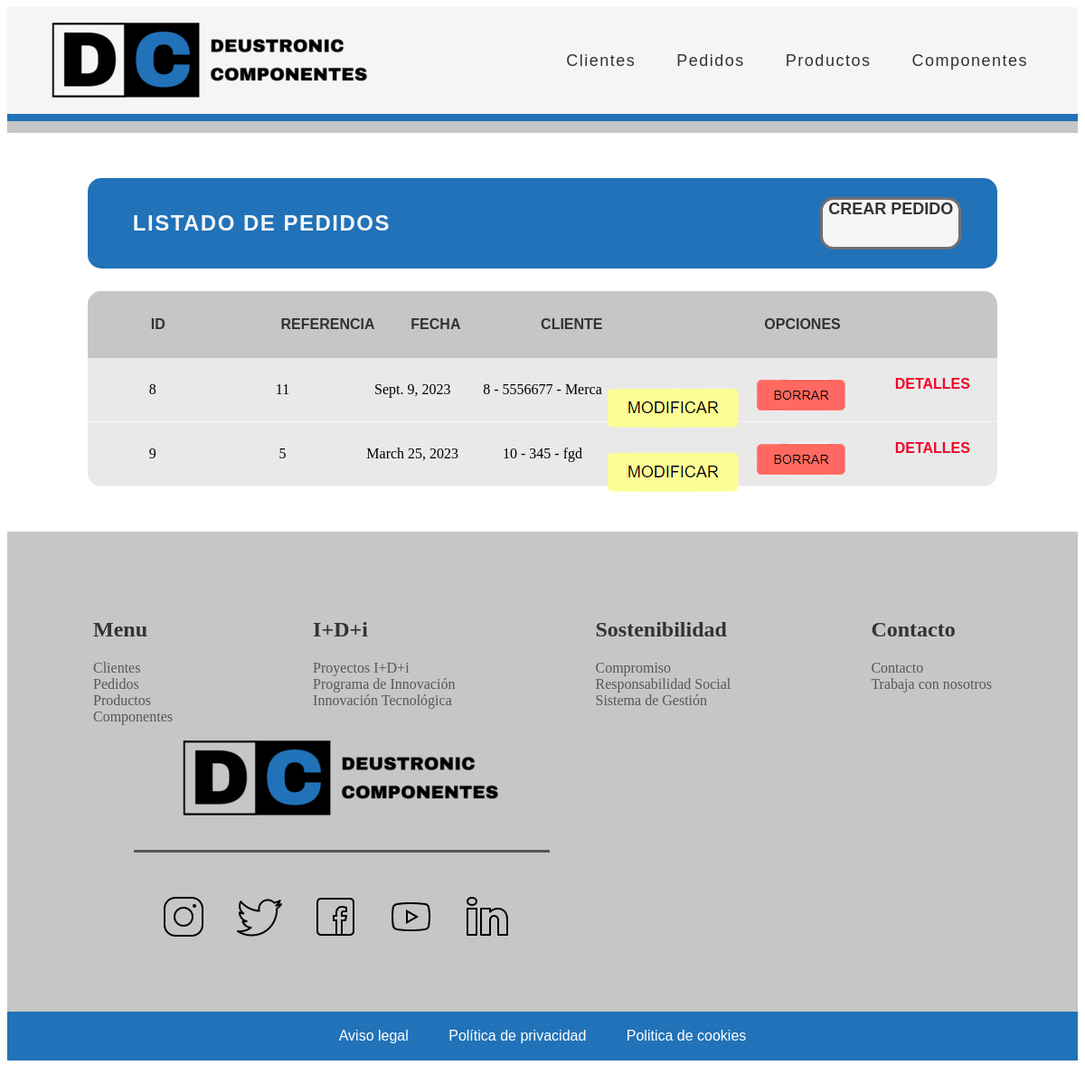
/appGestionPedidos/pedido/list, run on an earlier commit of the app's database.
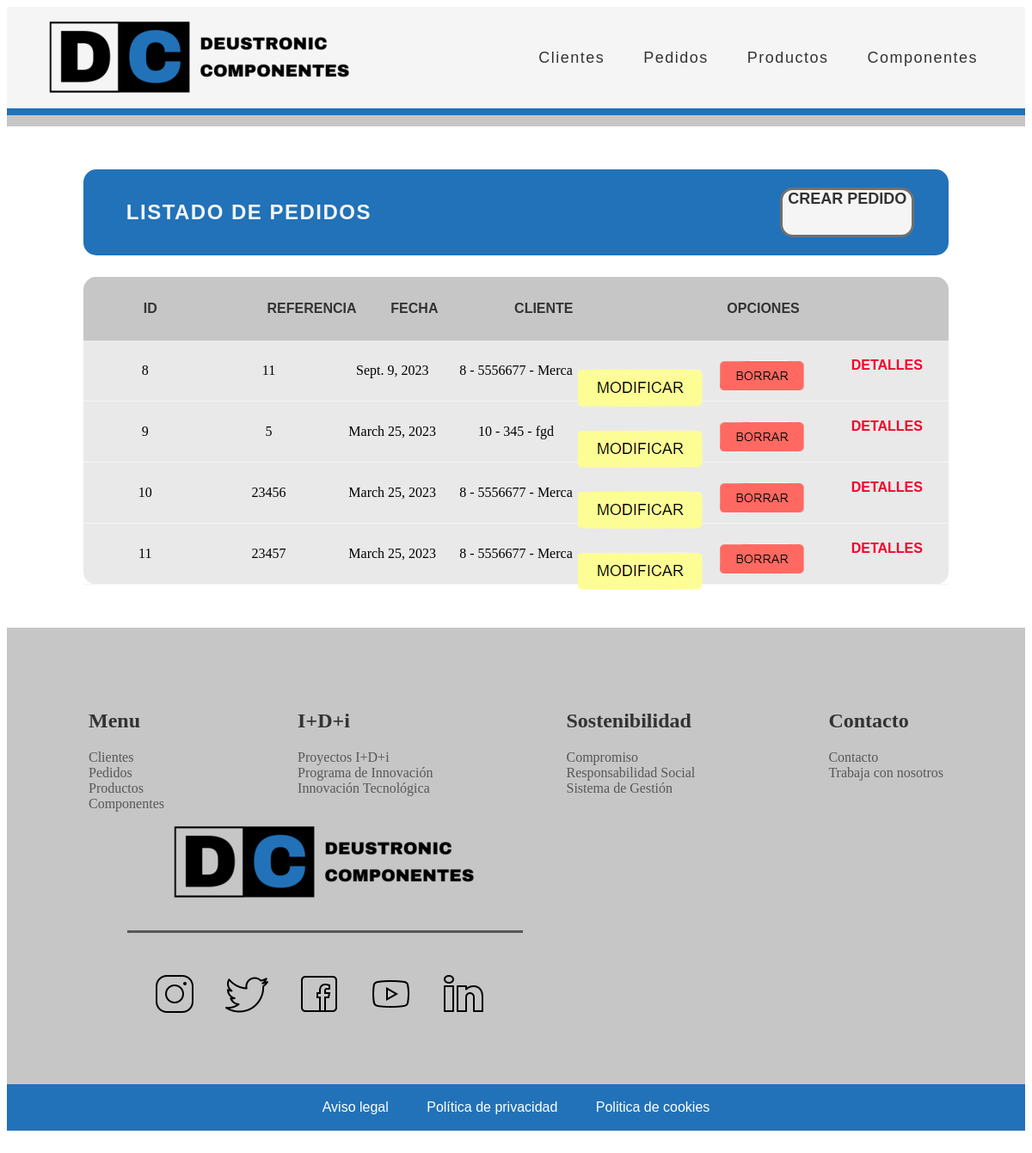
And on a later commit of the database.
### appGestionPedidos/models.py (models this page shows, shortened)
class Pedido(models.Model):
    referencia = models.IntegerField(unique=True)
    producto = models.ManyToManyField(Producto, through="ProductoPedido")
    fecha = models.DateField()
    cliente = models.ForeignKey(Cliente, on_delete=models.CASCADE)
    precioTotal = models.FloatField(blank=True, null=True)

class Cliente(models.Model):
    CIF = models.CharField(max_length=9, unique=True)
    nombreEmpresa = models.CharField(max_length=16)
    direccion = models.CharField(max_length=60)
    datosContacto = models.CharField(max_length=60)
    def __str__(self):
       return f"{self.id} - {self.CIF} - {self.nombreEmpresa}"

### appGestionPedidos/views.py (the view)
# urls.py: path('pedido/list', views.PedidoListView.as_view(), name='pedido'),
class PedidoListView(ListView):
    model = Pedido

### appGestionPedidos/templates/appGestionPedidos/pedido_list.html (shortened to what this page needs)
{% extends "base.html" %}
{% load static %}
{% block contenido %}
<div class="main_container">
    <div class="main_title_container">
        <div class="main_title">
            <h2>LISTADO DE PEDIDOS</h2>
        </div>
        <a href="/appGestionPedidos/pedido/create" alt="crear_pedido">CREAR PEDIDO</a>
    </div>
    <div class="main_table_container">
        {% if pedido_list %}
        <table class="main_table">
            <thead>
                <tr>
                    <th>ID</th>
                    <th>Referencia</th>
                    <th>Fecha</th>
                    <th>Cliente</th>
                    <th class="main_table_esp_1" colspan="3">Opciones</th>
                </tr>
            </thead>
            {% for pedido in pedido_list %}
            <tbody class="main_table_contenido">
                <tr><a href="/appGestionPedidos/pedido/create"></a>
                    <td>{{ pedido.id }}</td>
                    <td>{{ pedido.referencia }}</td>
                    <td>{{ pedido.fecha }}</td>
                    <td>{{ pedido.cliente }}</td>
                    <td><a href="/appGestionPedidos/modificar-pedido/{{ pedido.id }}"><img src="{% static 'imagenes\boton_modificar.png' %}" alt="boton_modificar"></a></td>
                    <td ><a href="/appGestionPedidos/eliminar-pedido/{{ pedido.id }}"><img src="{% static 'imagenes\boton_borrar.png' %}" alt="boton_borrar"></a></td>
                    <td><a lass="main_table_esp_borrar"href="/appGestionPedidos/detallesPedido/{{ pedido.id }}">DETALLES</a></td>
                </tr>
            </tbody>
            {% endfor %}
        </table>
        {% else %}
        <p>No hay pedidos creados.</p>
        {% endif %}
    </div>
</div>
{% endblock %}

What changed in the data, as far as the page shows it:
added Pedido: id "10", referencia "23456", fecha "March 25, 2023", cliente "8 - 5556677 - Merca"
added Pedido: id "11", referencia "23457", fecha "March 25, 2023", cliente "8 - 5556677 - Merca"
